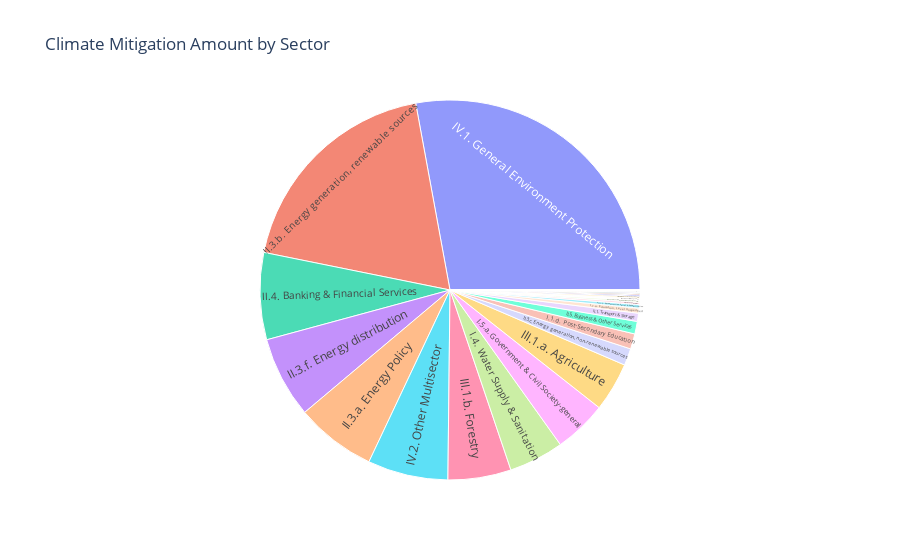

Write notebook code for a chart like this one.
### Code cell
clim_miti_fig = px.sunburst(filtered_year_df, path=['Sector'], values=f'clim_miti_amount_{year}', title='Climate Mitigation Amount by Sector')
clim_miti_fig.show()

### Figure 1 — Plotly figure (JSON) as saved in the notebook; plotly's stock layout.template omitted (floating-point values rounded to 4 significant figures)
{"data": [{"branchvalues": "total", "domain": {"x": [0, 1], "y": [0, 1]}, "hovertemplate": "labels=%{label}<br>clim_miti_amount_2013=%{value}<br>parent=%{parent}<br>id=%{id}<extra></extra>", "ids": ["I.1.a. Education, Level Unspecified", "I.1.b. Basic Education", "I.1.c. Secondary Education", "I.1.d. Post-Secondary Education", "I.2.a. Health, General", "I.2.b. Basic Health", "I.2.c. Non-communicable diseases (NCDs)", "I.3. Population Policies/Programmes & Reproductive Health", "I.4. Water Supply & Sanitation", "I.5.a. Government & Civil Society-general", "I.5.b. Conflict, Peace & Security", "I.6. Other Social Infrastructure & Services", "II.1. Transport & Storage", "II.2. Communications", "II.3.a. Energy Policy", "II.3.b. Energy generation, renewable sources", "II.3.c. Energy generation, non-renewable sources", "II.3.d. Hybrid energy plants", "II.3.f. Energy distribution", "II.4. Banking & Financial Services", "II.5. Business & Other Services", "III.1.a. Agriculture", "III.1.b. Forestry", "III.1.c. Fishing", "III.2.a. Industry", "III.2.b. Mineral Resources & Mining", "III.2.c. Construction", "III.3.a. Trade Policies & Regulations", "III.3.b. Tourism", "IV.1. General Environment Protection", "IV.2. Other Multisector", "IX. Unallocated / Unspecified", "VI.1. General Budget Support", "VI.2. Development Food Assistance", "VII. Action Relating to Debt", "VIII.1. Emergency Response", "VIII.2. Reconstruction Relief & Rehabilitation", "VIII.3. Disaster Prevention & Preparedness"], "labels": ["I.1.a. Education, Level Unspecified", "I.1.b. Basic Education", "I.1.c. Secondary Education", "I.1.d. Post-Secondary Education", "I.2.a. Health, General", "I.2.b. Basic Health", "I.2.c. Non-communicable diseases (NCDs)", "I.3. Population Policies/Programmes & Reproductive Health", "I.4. Water Supply & Sanitation", "I.5.a. Government & Civil Society-general", "I.5.b. Conflict, Peace & Security", "I.6. Other Social Infrastructure & Services", "II.1. Transport & Storage", "II.2. Communications", "II.3.a. Energy Policy", "II.3.b. Energy generation, renewable sources", "II.3.c. Energy generation, non-renewable sources", "II.3.d. Hybrid energy plants", "II.3.f. Energy distribution", "II.4. Banking & Financial Services", "II.5. Business & Other Services", "III.1.a. Agriculture", "III.1.b. Forestry", "III.1.c. Fishing", "III.2.a. Industry", "III.2.b. Mineral Resources & Mining", "III.2.c. Construction", "III.3.a. Trade Policies & Regulations", "III.3.b. Tourism", "IV.1. General Environment Protection", "IV.2. Other Multisector", "IX. Unallocated / Unspecified", "VI.1. General Budget Support", "VI.2. Development Food Assistance", "VII. Action Relating to Debt", "VIII.1. Emergency Response", "VIII.2. Reconstruction Relief & Rehabilitation", "VIII.3. Disaster Prevention & Preparedness"], "name": "", "parents": ["", "", "", "", "", "", "", "", "", "", "", "", "", "", "", "", "", "", "", "", "", "", "", "", "", "", "", "", "", "", "", "", "", "", "", "", "", ""], "type": "sunburst", "values": [2.443, 0.04607, 1.079, 7.303, 0.02458, 0.5783, 0, 1.008, 26.25, 25.27, 0.1232, 0.2538, 3.905, 0, 38.42, 106.3, 8.068, 0, 38.83, 41.51, 5.979, 23.42, 30.15, 0.5597, 0, 0.1664, 0, 0.9725, 0.05725, 156.6, 38.4, 0.576, 0, 0.2069, 0, 0.2933, 1.634, 0.9603]}], "layout": {"legend": {"tracegroupgap": 0}, "title": {"text": "Climate Mitigation Amount by Sector"}}}
